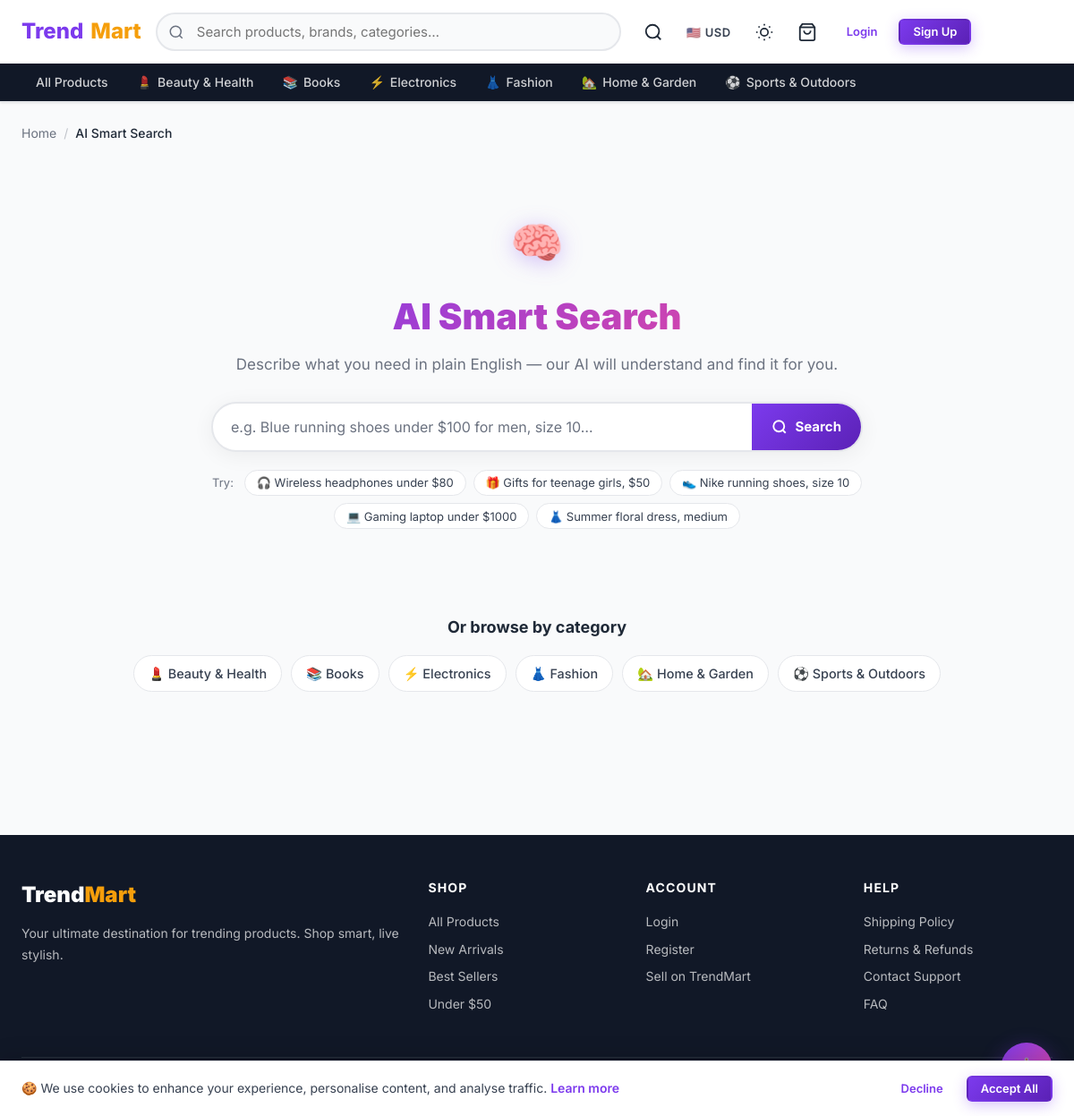
The page /ai/search/ on the database as committed earlier.
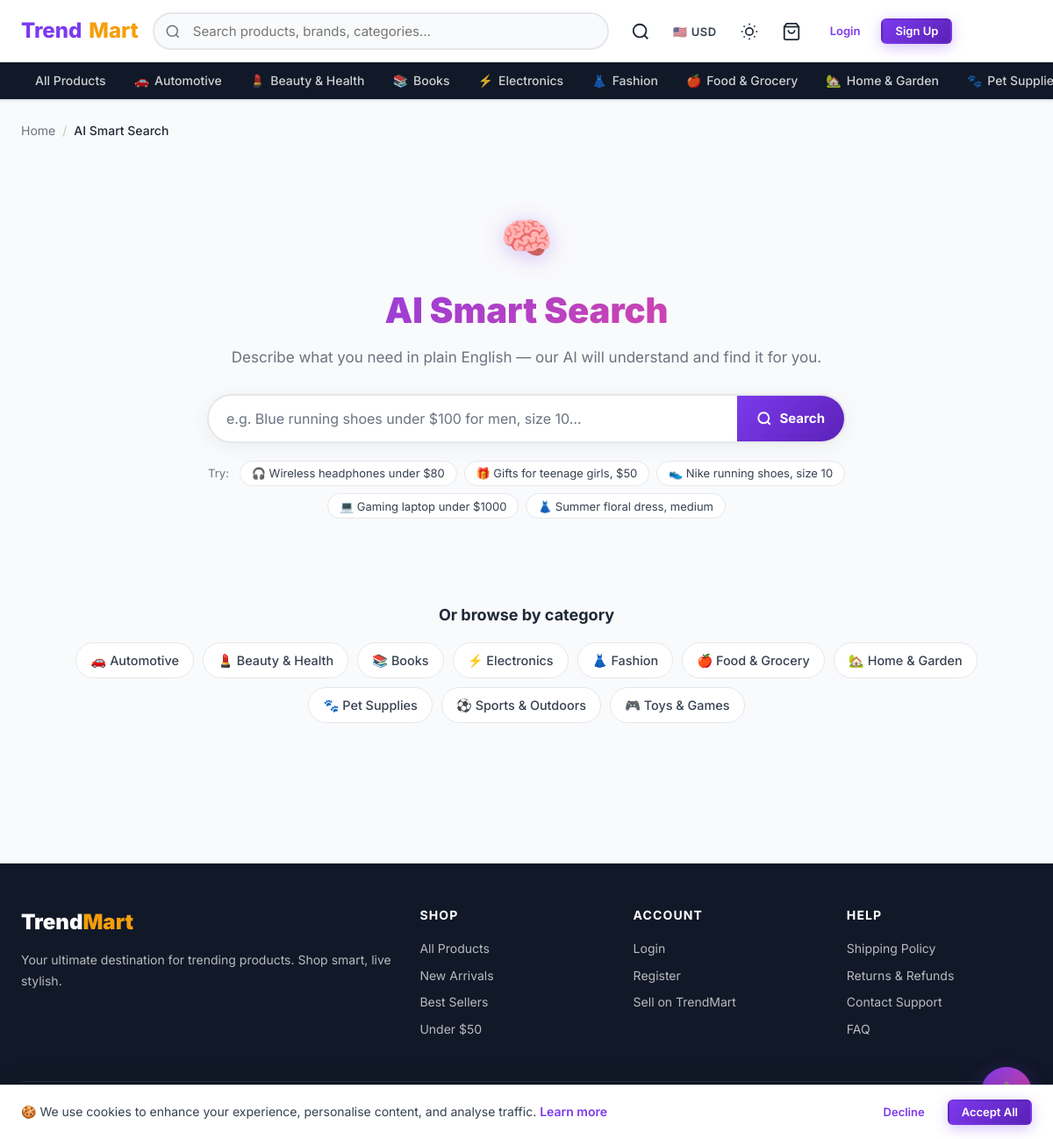
The same page on the database as committed later.
### shop/models.py (models this page shows, shortened)
class Category(models.Model):
    name = models.CharField(max_length=200)
    slug = models.SlugField(unique=True, blank=True)
    parent = models.ForeignKey(
        'self', null=True, blank=True, on_delete=models.CASCADE, related_name='children'
    )
    description = models.TextField(blank=True)
    icon = models.CharField(max_length=100, blank=True, help_text="Emoji or CSS icon class")
    image = models.ImageField(upload_to='categories/', blank=True, null=True)
    is_active = models.BooleanField(default=True)
    order = models.PositiveIntegerField(default=0)
    class Meta:
        verbose_name_plural = "Categories"
        ordering = ['order', 'name']

### shop/views.py (the view, shortened to what this page needs)
# urls.py: path('ai/search/', views.ai_search, name='ai_search'),
def ai_search(request):
    from django.conf import settings
    import json as _json
    query = request.GET.get('q', '').strip()
    results = Product.objects.none()
    ai_summary = ''
    interpreted = {}
    return render(request, 'shop/ai_search.html', {
        'query': query,
        'results': results,
        'ai_summary': ai_summary,
        'interpreted': interpreted,
        'result_count': results.count() if query else 0,
        'root_categories': Category.objects.filter(parent=None, is_active=True),
    })

### shop/context_processors.py (called while the page is built)
def cart_context(request):
    cart_count = 0
    try:
        if request.user.is_authenticated:
            cart = Cart.objects.filter(user=request.user).first()
        else:
            session_key = request.session.session_key
            cart = Cart.objects.filter(session_key=session_key, user=None).first() if session_key else None
        if cart:
            cart_count = cart.get_item_count()
    except Exception:
        pass
    return {'cart_count': cart_count}

def site_context(request):
    root_categories = Category.objects.filter(parent=None, is_active=True).prefetch_related('children')
    return {
        'site_name': 'TrendMart',
        'site_tagline': 'Shop the Trend, Live the Style',
        'root_categories': root_categories,
    }

### templates/shop/ai_search.html (shortened to what the changed rows need)
{% extends 'shop/base.html' %}
{% load static shop_tags %}
{% block content %}
<div class="container" style="padding-top:1.5rem;padding-bottom:4rem">
  <div class="ai-search-hero">
    <h1 class="ai-search-title">AI Smart Search</h1>
  </div>
  {% if query %}
    {% if results %}
      <div class="ai-search-results-header">
        <h2 class="ai-results-count">{{ result_count }} result{{ result_count|pluralize }} found</h2>
        <a href="{% url 'shop:product_list' %}" class="btn btn-ghost btn-sm">View All Products</a>
      </div>
      <div class="products-grid" role="list" aria-label="Search results">
        {% for product in results %}
          {% include 'shop/includes/product_card.html' %}
        {% endfor %}
      </div>
    {% else %}
      <div class="empty-state" style="margin-top:3rem" role="status">
        <div class="empty-state-icon" aria-hidden="true">🔍</div>
        <h3>No exact matches found</h3>
        <p>The AI couldn't find products matching your description. Try rephrasing, or use the suggestions below.</p>
        <div style="display:flex;gap:.75rem;flex-wrap:wrap;justify-content:center;margin-top:1.25rem">
          <a href="{% url 'shop:product_list' %}" class="btn btn-primary">Browse All Products</a>
          <a href="{% url 'shop:search' %}?q={{ query }}" class="btn btn-ghost">Keyword Search</a>
        </div>
        <p style="margin-top:1.5rem;font-size:.9rem;color:var(--text-light)">
          💬 Or <button id="ai-fallback-chat" style="background:none;border:none;color:var(--primary);font-weight:700;cursor:pointer;padding:0;font-size:inherit">ask the AI assistant</button> directly — it can look harder!
        </p>
      </div>
    {% endif %}
  {% else %}
    <div class="ai-search-categories">
      <h2 class="ai-search-cat-title">Or browse by category</h2>
      <div class="category-chips">
        {% for cat in root_categories %}
          <a href="{% url 'shop:category' cat.slug %}" class="category-chip">
            {% if cat.icon %}{{ cat.icon }}{% endif %} {{ cat.name }}
          </a>
        {% endfor %}
      </div>
    </div>
  {% endif %}
</div>
{% endblock %}

### templates/shop/base.html (shortened to what the changed rows need)
{% load static %}
<!DOCTYPE html>
<html lang="en">
<head>
  <link rel="stylesheet" href="{% static 'css/main.css' %}">
</head>
<body>
<header>
  <nav class="navbar" role="navigation" aria-label="Main navigation">
    <div class="nav-categories" role="navigation" aria-label="Category navigation">
      <div class="nav-categories-inner">
        <a href="{% url 'shop:product_list' %}" class="nav-cat-link">All Products</a>
        {% for cat in root_categories %}
          <a href="{% url 'shop:category' cat.slug %}" class="nav-cat-link">
            {% if cat.icon %}<span aria-hidden="true">{{ cat.icon }}</span>{% endif %}
            {{ cat.name }}
          </a>
        {% endfor %}
      </div>
    </div>
  </nav>
</header>
<main id="main-content" tabindex="-1">
  {% block content %}{% endblock %}
</main>
</body>
</html>

Rows that differ between the two databases and show on the page:
no longer on one of the page's lists (row unchanged): Category: icon "⚽", name "Sports & Outdoors"
added Category: icon "🚗", name "Automotive"
added Category: icon "🍎", name "Food & Grocery"
added Category: icon "🐾", name "Pet…", name "Pet Supplies"
added Category: icon "🎮", name "Toys & Games", shown under "Or browse by category"
